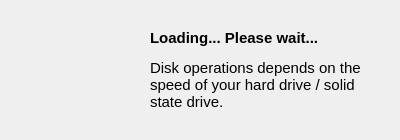
<?xml version="1.0" encoding="UTF-8"?>
<ui version="4.0">
 <class>LoadingDialog</class>
 <widget class="QDialog" name="LoadingDialog">
  <property name="geometry">
   <rect>
    <x>0</x>
    <y>0</y>
    <width>400</width>
    <height>140</height>
   </rect>
  </property>
  <property name="minimumSize">
   <size>
    <width>400</width>
    <height>140</height>
   </size>
  </property>
  <property name="maximumSize">
   <size>
    <width>400</width>
    <height>140</height>
   </size>
  </property>
  <property name="windowTitle">
   <string>Loading...</string>
  </property>
  <widget class="QLabel" name="labelLoading">
   <property name="geometry">
    <rect>
     <x>10</x>
     <y>10</y>
     <width>121</width>
     <height>121</height>
    </rect>
   </property>
   <property name="text">
    <string/>
   </property>
   <property name="scaledContents">
    <bool>true</bool>
   </property>
  </widget>
  <widget class="QLabel" name="labelText">
   <property name="geometry">
    <rect>
     <x>150</x>
     <y>10</y>
     <width>241</width>
     <height>121</height>
    </rect>
   </property>
   <property name="text">
    <string>&lt;html&gt;&lt;head/&gt;&lt;body&gt;&lt;p&gt;&lt;span style=&quot; font-size:11pt; font-weight:600;&quot;&gt;Loading... Please wait...&lt;/span&gt;&lt;/p&gt;&lt;p&gt;&lt;span style=&quot; font-size:11pt;&quot;&gt;Disk operations depends on the speed of your hard drive / solid state drive.&lt;/span&gt;&lt;/p&gt;&lt;/body&gt;&lt;/html&gt;</string>
   </property>
   <property name="wordWrap">
    <bool>true</bool>
   </property>
  </widget>
 </widget>
 <resources/>
 <connections/>
</ui>
